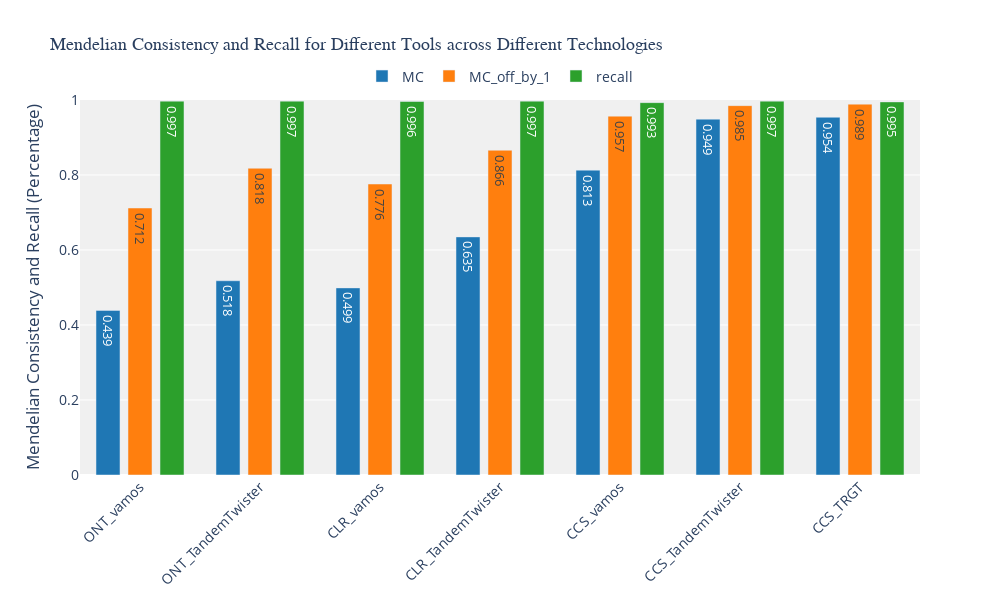

The notebook cell this image was saved under:
### Code cell
import plotly.graph_objects as go

# Combine tools and technologies for x-axis
tools_technologies = [
    'ONT_vamos', 'ONT_TandemTwister',  
    'CLR_vamos', 'CLR_TandemTwister', 
    'CCS_vamos', 'CCS_TandemTwister', 'CCS_TRGT'
]

TandemTwister_MC_CCS = 0.9487292577123414
Vamos_MC_CCS = 0.812866225853674
TRGT_MC_CCS = 0.9535301374278667

TandemTwister_MC_off_by_one_CCS = 0.9847607682507942
Vamos_MC_off_by_one_CCS = 0.9566472748871735
TRGT_MC_off_by_one_CCS = 0.9890338847628842

recall_TandemTwister_MC_CCS = 0.997
recall_Vamos_MC_CCS = 0.993
recall_TRGT_MC_CCS = 0.995

TandemTwister_MC_CLR = 0.5178540904033155
Vamos_MC_CLR = 0.43918287206401113

TandemTwister_MC_off_by_one_CLR = 0.8182814339391399
Vamos_MC_off_by_one_CLR = 0.7118239774002367

recall_TandemTwister_MC_CLR = 0.9969982812869286
recall_Vamos_MC_CLR = 0.9965472999805459

TandemTwister_MC_ONT = 0.6353058328361098
Vamos_MC_ONT = 0.49914080605957833
TandemTwister_MC_off_by_one_ONT=  0.8663083968973246
Vamos_MC_off_by_one_ONT = 0.7762518471862206
recall_TandemTwister_MC_ONT =  0.9969982812869286
recall_Vamos_MC_ONT = 0.9955110880305863



# Round the values to 2 or 3 decimal places for better readability
Vamos_MC_CCS = round(Vamos_MC_CCS, 3)
TRGT_MC_CCS = round(TRGT_MC_CCS, 3)
TandemTwister_MC_CCS = round(TandemTwister_MC_CCS, 3)

Vamos_MC_off_by_one_CCS = round(Vamos_MC_off_by_one_CCS, 3)
TRGT_MC_off_by_one_CCS = round(TRGT_MC_off_by_one_CCS, 3)
TandemTwister_MC_off_by_one_CCS = round(TandemTwister_MC_off_by_one_CCS, 3)

recall_Vamos_MC_CCS = round(recall_Vamos_MC_CCS, 3)
recall_TRGT_MC_CCS = round(recall_TRGT_MC_CCS, 3)
recall_TandemTwister_MC_CCS = round(recall_TandemTwister_MC_CCS, 3)

Vamos_MC_CLR = round(Vamos_MC_CLR, 3)
TandemTwister_MC_CLR = round(TandemTwister_MC_CLR, 3)

Vamos_MC_off_by_one_CLR = round(Vamos_MC_off_by_one_CLR, 3)
TandemTwister_MC_off_by_one_CLR = round(TandemTwister_MC_off_by_one_CLR, 3)

recall_Vamos_MC_CLR = round(recall_Vamos_MC_CLR, 3)
recall_TandemTwister_MC_CLR = round(recall_TandemTwister_MC_CLR, 3)


Vamos_MC_ONT = round(Vamos_MC_ONT, 3)
TandemTwister_MC_ONT = round(TandemTwister_MC_ONT, 3)

Vamos_MC_off_by_one_ONT = round(Vamos_MC_off_by_one_ONT, 3)
TandemTwister_MC_off_by_one_ONT = round(TandemTwister_MC_off_by_one_ONT, 3)

recall_Vamos_MC_ONT = round(recall_Vamos_MC_ONT, 3)
recall_TandemTwister_MC_ONT = round(recall_TandemTwister_MC_ONT, 3)

MC_values = [Vamos_MC_CLR, TandemTwister_MC_CLR, Vamos_MC_ONT, TandemTwister_MC_ONT, Vamos_MC_CCS, TandemTwister_MC_CCS, TRGT_MC_CCS]
MC_off_by_one_values = [Vamos_MC_off_by_one_CLR, TandemTwister_MC_off_by_one_CLR, Vamos_MC_off_by_one_ONT, TandemTwister_MC_off_by_one_ONT, Vamos_MC_off_by_one_CCS, TandemTwister_MC_off_by_one_CCS, TRGT_MC_off_by_one_CCS]
recall_values = [recall_Vamos_MC_CLR, recall_TandemTwister_MC_CLR, recall_Vamos_MC_ONT, recall_TandemTwister_MC_ONT, recall_Vamos_MC_CCS, recall_TandemTwister_MC_CCS, recall_TRGT_MC_CCS]

# Colors for the bars
colors = ['#1f77b4', '#ff7f0e', '#2ca02c']  # Blue, orange, and green

# Create the figure
fig = go.Figure()

# Add Mendelian consistency bars
fig.add_trace(go.Bar(
    name="MC",
    x=tools_technologies,
    y=MC_values,
    text=MC_values,
    textposition='inside',
    marker_color=colors[0],
    width=0.2
))

# Add MC off by one bars
fig.add_trace(go.Bar(
    name="MC_off_by_1",
    x=tools_technologies,
    y=MC_off_by_one_values,
    text=MC_off_by_one_values,
    textposition='inside',
    marker_color=colors[1],
    width=0.2
))

# Add Recall bars
fig.add_trace(go.Bar(
    name="recall",
    x=tools_technologies,
    y=recall_values,
    text=recall_values,
    textposition='inside',
    marker_color=colors[2],
    width=0.2
))

# Update layout
fig.update_layout(
    title="Mendelian Consistency and Recall for Different Tools across Different Technologies",
    barmode='group',
    yaxis_title="Mendelian Consistency and Recall (Percentage)",
    yaxis_range=[0, 1],  # Set range for percentages
    height=600,
    width=1000,
    font=dict(size=14),
    title_font=dict(size=18, family='Arial'),
    plot_bgcolor='rgba(240, 240, 240, 1)',
    showlegend=True,
    legend=dict(
        orientation='h',
        yanchor="bottom",
        y=1.02,
        xanchor="center",
        x=0.5
    )
)

# Rotate x-axis labels
fig.update_xaxes(tickangle=-45)

# Show the plot
fig.show()

# Save the plot as a PDF
fig.write_image("/confidential/tGenVar/Lion/TandemTwist/MC/paper_figures/mendelian_consistency_recall_by_technology.pdf", width=1000, height=600)

### Figure 1 — Plotly figure (JSON) as saved in the notebook; plotly's stock layout.template omitted (floating-point values rounded to 4 significant figures)
{"data": [{"marker": {"color": "#1f77b4"}, "name": "MC", "text": ["0.439", "0.518", "0.499", "0.635", "0.813", "0.949", "0.954"], "textposition": "inside", "type": "bar", "width": 0.2, "x": ["ONT_vamos", "ONT_TandemTwister", "CLR_vamos", "CLR_TandemTwister", "CCS_vamos", "CCS_TandemTwister", "CCS_TRGT"], "y": [0.439, 0.518, 0.499, 0.635, 0.813, 0.949, 0.954]}, {"marker": {"color": "#ff7f0e"}, "name": "MC_off_by_1", "text": ["0.712", "0.818", "0.776", "0.866", "0.957", "0.985", "0.989"], "textposition": "inside", "type": "bar", "width": 0.2, "x": ["ONT_vamos", "ONT_TandemTwister", "CLR_vamos", "CLR_TandemTwister", "CCS_vamos", "CCS_TandemTwister", "CCS_TRGT"], "y": [0.712, 0.818, 0.776, 0.866, 0.957, 0.985, 0.989]}, {"marker": {"color": "#2ca02c"}, "name": "recall", "text": ["0.997", "0.997", "0.996", "0.997", "0.993", "0.997", "0.995"], "textposition": "inside", "type": "bar", "width": 0.2, "x": ["ONT_vamos", "ONT_TandemTwister", "CLR_vamos", "CLR_TandemTwister", "CCS_vamos", "CCS_TandemTwister", "CCS_TRGT"], "y": [0.997, 0.997, 0.996, 0.997, 0.993, 0.997, 0.995]}], "layout": {"barmode": "group", "font": {"size": 14}, "height": 600, "legend": {"orientation": "h", "x": 0.5, "xanchor": "center", "y": 1.02, "yanchor": "bottom"}, "plot_bgcolor": "rgba(240, 240, 240, 1)", "showlegend": true, "title": {"font": {"family": "Arial", "size": 18}, "text": "Mendelian Consistency and Recall for Different Tools across Different Technologies"}, "width": 1000, "xaxis": {"tickangle": -45}, "yaxis": {"range": [0, 1], "title": {"text": "Mendelian Consistency and Recall (Percentage)"}}}}
